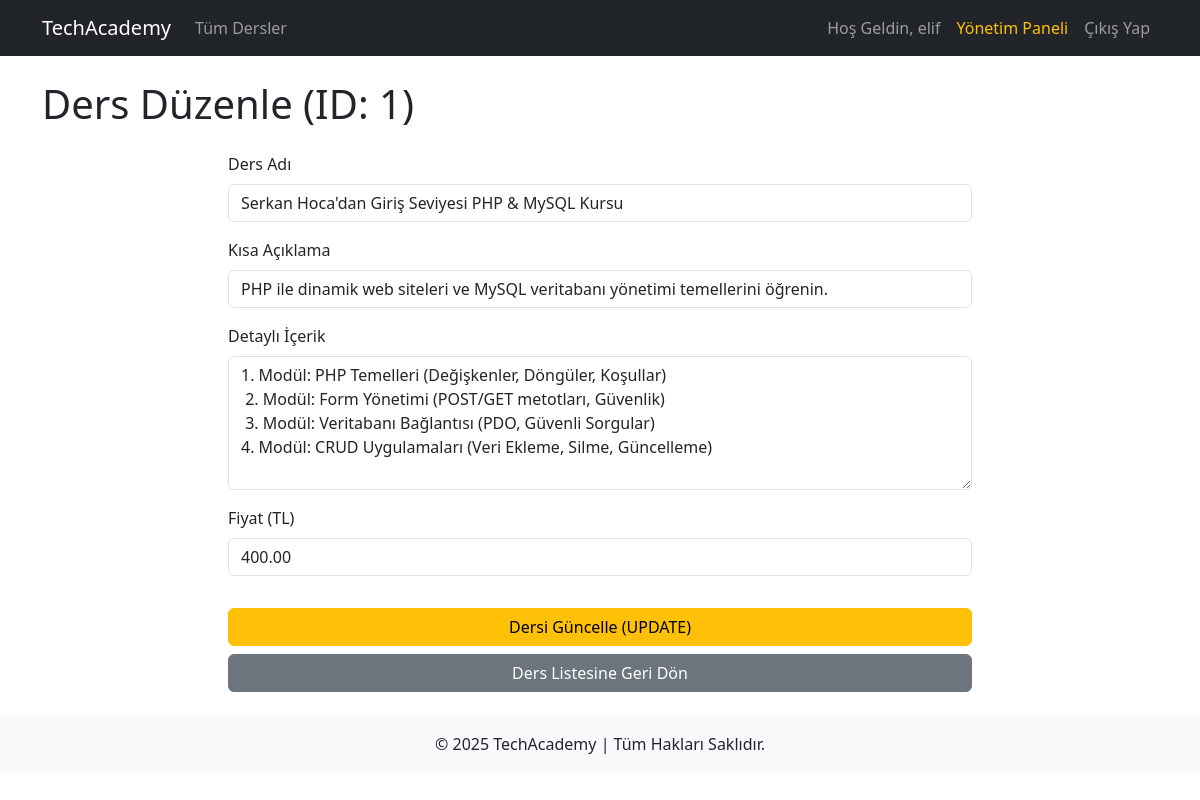
Screenshot of /yonetim/ders_duzenle.php?id=1 (signed in) with the database file from the repository.
### tables this page shows
CREATE TABLE IF NOT EXISTS `dersler` (
  `id` int NOT NULL AUTO_INCREMENT,
  `ders_adi` varchar(255) NOT NULL,
  `kisa_aciklama` varchar(500) NOT NULL,
  `detayli_icerik` text NOT NULL,
  `fiyat` decimal(10,2) NOT NULL,
  `resim_yolu` varchar(255) NOT NULL,
  PRIMARY KEY (`id`)
);

### yonetim/ders_duzenle.php (the view, shortened to what this page needs)
<?php
require_once '../includes/header.php';
require_once '../includes/veritabani.php';
$ders_id = $_GET['id'];
$ders = [];
try {
    $sql = "SELECT * FROM dersler WHERE id = ?";
    $stmt = $db->prepare($sql);
    $stmt->execute([$ders_id]);
    $ders = $stmt->fetch(PDO::FETCH_ASSOC);
} catch (PDOException $e) {
    $hata_mesaji = "Ders bilgileri yüklenirken hata oluştu.";
}
?>
<h1 class="mb-4">Ders Düzenle (ID: <?= htmlspecialchars($ders_id) ?>)</h1>
<?php if ($ders): ?>
<form action="ders_duzenle.php?id=<?= htmlspecialchars($ders_id) ?>" method="POST" class="col-md-8 mx-auto">
    <div class="mb-3">
        <label for="ders_adi" class="form-label">Ders Adı</label>
        <input type="text" class="form-control" id="ders_adi" name="ders_adi" value="<?= htmlspecialchars($ders['ders_adi']) ?>" required>
    </div>
    <div class="mb-3">
        <label for="kisa_aciklama" class="form-label">Kısa Açıklama</label>
        <input type="text" class="form-control" id="kisa_aciklama" name="kisa_aciklama" maxlength="500" value="<?= htmlspecialchars($ders['kisa_aciklama']) ?>" required>
    </div>
    <div class="mb-3">
        <label for="detayli_icerik" class="form-label">Detaylı İçerik</label>
        <textarea class="form-control" id="detayli_icerik" name="detayli_icerik" rows="5" required><?= htmlspecialchars($ders['detayli_icerik']) ?></textarea>
    </div>
    <div class="mb-3">
        <label for="fiyat" class="form-label">Fiyat (TL)</label>
        <input type="number" step="0.01" class="form-control" id="fiyat" name="fiyat" value="<?= htmlspecialchars($ders['fiyat']) ?>" required>
    </div>
    <button type="submit" class="btn btn-warning w-100 mt-3">Dersi Güncelle (UPDATE)</button>
    <a href="dersler.php" class="btn btn-secondary w-100 mt-2">Ders Listesine Geri Dön</a>
</form>
<?php endif; ?>
<?php
require_once '../includes/footer.php';
?>

### rows the page displays
dersler: ders_adi "Serkan Hoca'dan Giriş Seviyesi PHP & MySQL Kursu", kisa_aciklama "PHP ile dinamik web siteleri ve MySQL veritabanı yönetimi temellerini öğrenin.", detayli_icerik "1. Modül: PHP Temelleri (Değişkenler, Döngüler, Koşullar) 2. Modül: Form Yönetimi (POST/GET metotları, Güvenlik) 3. Modül: Veritabanı Bağlantısı (PDO, Güvenli Sorgular) 4. Modül: CRUD Uygulamaları (Veri Ekleme, Silme, Güncelleme)", fiyat "400.00"

### other values shown
explode(' ', $_SESSION['ad_soyad'] ?? 'Kullanıcı')[0] "elif"
$ders_id "1"
